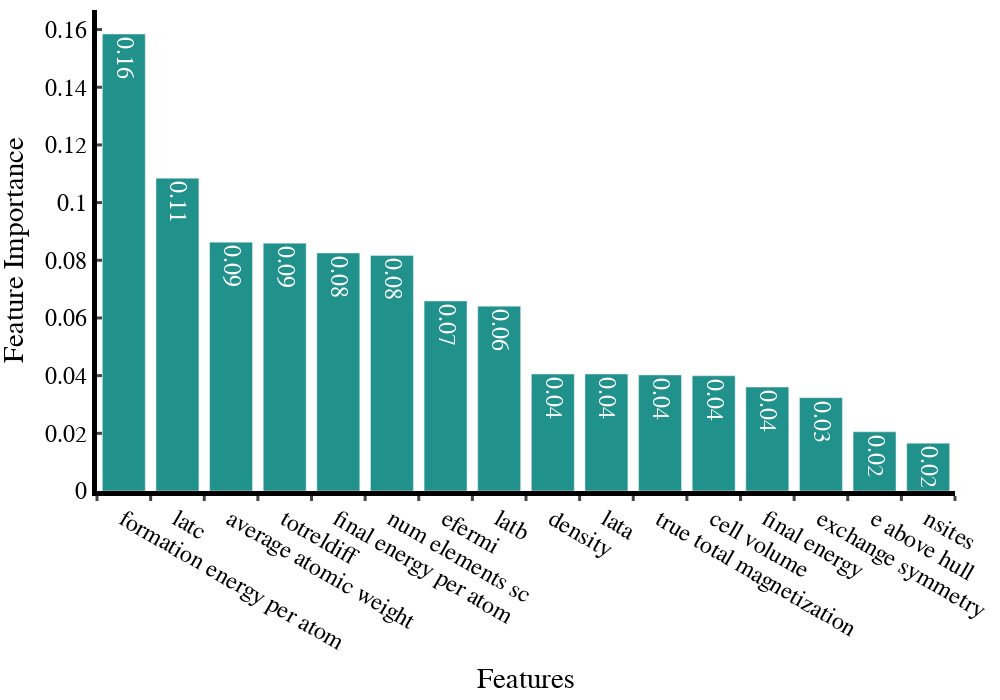

Notebook cell for this chart:
### Code cell
Phys_only.plot_feature_importance(best_model_Phys_only.feature_importances_, show=True, width=1000, height=700, save_image=True)

### Figure 1 — Plotly figure (JSON) as saved in the notebook; plotly's stock layout.template omitted (floating-point values rounded to 4 significant figures)
{"data": [{"marker": {"color": "rgb(33, 145, 140)"}, "text": ["0.16", "0.11", "0.09", "0.09", "0.08", "0.08", "0.07", "0.06", "0.04", "0.04", "0.04", "0.04", "0.04", "0.03", "0.02", "0.02"], "textposition": "auto", "type": "bar", "x": ["formation energy per atom", "latc", "average atomic weight", "totreldiff", "final energy per atom", "num elements sc", "efermi", "latb", "density", "lata", "true total magnetization", "cell volume", "final energy", "exchange symmetry", "e above hull", "nsites"], "y": [0.1584, 0.1084, 0.08626, 0.08593, 0.08252, 0.08169, 0.06588, 0.06409, 0.04054, 0.04054, 0.04023, 0.03995, 0.03604, 0.03236, 0.02052, 0.01655]}], "layout": {"barmode": "group", "font": {"color": "black", "family": "Helvetica", "size": 24}, "height": 700, "margin": {"b": 10, "l": 10, "r": 10, "t": 10}, "paper_bgcolor": "white", "plot_bgcolor": "white", "showlegend": false, "width": 1000, "xaxis": {"linecolor": "black", "linewidth": 5, "showline": true, "ticklen": 5, "ticks": "outside", "tickson": "boundaries", "tickwidth": 3, "title": {"text": "Features"}}, "yaxis": {"linecolor": "black", "linewidth": 5, "showline": true, "ticklen": 5, "ticks": "inside", "tickwidth": 3, "title": {"text": "Feature Importance"}}}}
